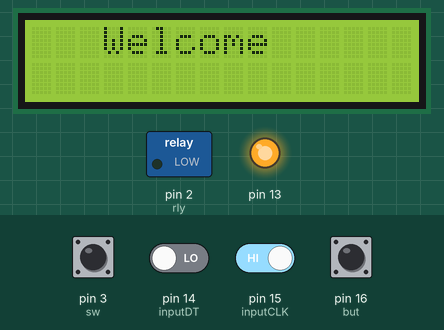
A sketch run on a simulated Arduino Uno, built with avr-gcc and run on an emulated ATmega328P. On the bench: 16×2 character LCD, switched loads named in the sketch (green lamp = pin HIGH), output pins drawn as LEDs (lit = HIGH). The test bench sets the inputs (shaded band); at power-on: pin 3 (sw), pin 15 (inputCLK), pin 16 (but) HIGH, pin 14 (inputDT) LOW. What the sketch prints to the serial monitor is not drawn.

Above: at 1.6 s.
At 3.1 s:
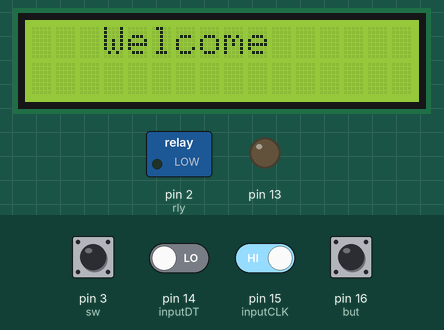
At 7.2 s:
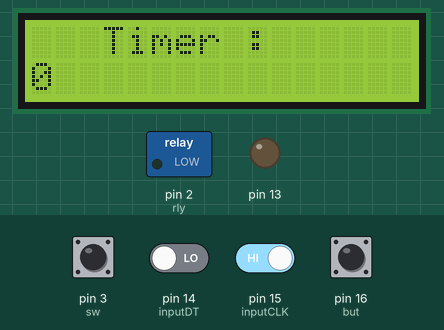
7.3 s: pin 16 (but) pulled LOW for 0.15 s
8.9 s: pin 14 (inputDT) driven HIGH and pin 16 (but) driven LOW
11.9 s: pin 3 (sw) pulled LOW for 0.15 s
15.0 s: pin 15 (inputCLK) driven LOW
18.0 s: pin 3 (sw) pulled LOW for 1 s
22.0 s: pin 15 (inputCLK) driven HIGH
Timing chart, 0 to 25.0 s (numbered marks = the images above; inputs shaded):
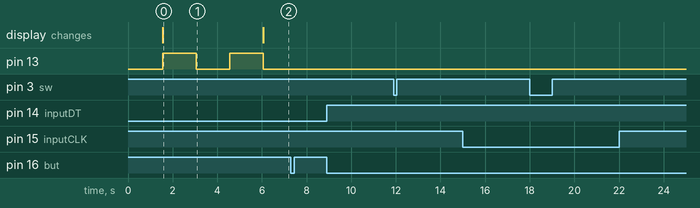

Measured:
- after the input at 7.3 s, every drawn part: stays the same
- after the input at 8.9 s, every drawn part: stays the same
- after the input at 11.9 s, every drawn part: stays the same
- after the input at 15.0 s, every drawn part: stays the same
- after the input at 18.0 s, every drawn part: stays the same
- after the input at 22.0 s, every drawn part: stays the same
- what the display in image 0 shows lasts 4.5 s, from 1.6 s to 6.1 s

The sketch:

UVsec1.ino
```cpp
#include <LiquidCrystal.h>

// initialize the library by associating any needed LCD interface pin
// with the arduino pin number it is connected to
const int rs = 5, en1 = 6, d4 = 7, d5 = 8, d6 = 9, d7 = 10;
#define inputCLK 15
#define inputDT 14
#define but 16
#define sw 3
LiquidCrystal lcd(rs, en1, d4, d5, d6, d7);
uint8_t ss = 0, en = 0;
uint32_t lastTime;
uint16_t tim = 0, counter = 0;
uint8_t rly = 2;
int currentStateCLK;
int previousStateCLK;
void setup()
{
  _delay_ms(1500);
  Serial.begin(9600);
  lcd.begin(16, 2);
  pinMode(rly, OUTPUT);
  digitalWrite(rly, LOW);
  pinMode(inputCLK, INPUT);
  pinMode(inputDT, INPUT);
  pinMode(sw, INPUT_PULLUP);
  pinMode(but, INPUT_PULLUP);
  pinMode(13, OUTPUT);
  // put your setup code here, to run once:
  Serial.println("Jash ");
  lcd.print("   Welcome ");
  digitalWrite(13, HIGH);
  _delay_ms(1500);
  digitalWrite(13, LOW);
  _delay_ms(1500);
   digitalWrite(13, HIGH);
  _delay_ms(1500);
  digitalWrite(13, LOW);
  lastTime = millis();
}

void loop() {
  currentStateCLK = digitalRead(inputCLK);

  // If the previous and the current state of the inputCLK are different then a pulse has occured
  if (currentStateCLK != previousStateCLK && en == 0) {

    // If the inputDT state is different than the inputCLK state then
    // the encoder is rotating counterclockwise
    if (digitalRead(inputDT) != currentStateCLK)
    {
      lcd.clear();
      if (tim != 0)
      {
        counter--;
        tim = counter / 2;
        // tim = counter / 6;
        //tim--;
      }
    }
    else
    {
      // Encoder is rotating clockwi
      counter ++;
      tim = counter / 2;
      //
      //tim = counter;
    }
    //
    lcd.setCursor(0, 0);
    lcd.print("   Timer :");
    lcd.setCursor(0, 1);
    lcd.print(tim);
    Serial.print(" -- Value: ");
    Serial.println(tim);
  }
  // Update previousStateCLK with the current state
  previousStateCLK = currentStateCLK;
  //  if (Serial.available() > 0 | digitalRead(but) == LOW &&en==0)
  //  {
  if (digitalRead(but) == LOW && en == 0)
  {
    Serial.println("In input ");
    // tim = (Serial.readStringUntil('\n')).toInt();
    if (tim != 0)
    {
      Serial.print("Timer set for ");
      Serial.print("\t");
      Serial.print(tim);
      Serial.print("  seconds");
      Serial.println();
      en = 1;
      //delay(2000);
      lastTime = millis();
      digitalWrite(rly, HIGH);
    }
  }
  if (digitalRead(sw) == HIGH)
  {
    //Serial.println("HIGH");
    ss = 1;
  }
  if (digitalRead(sw) == LOW)
  {
    while (digitalRead(sw) == LOW)
    {
      digitalWrite(13, LOW);
      digitalWrite(rly, LOW);
      //Serial.println("Paused ");
      delay(100);
    }
    lastTime = millis();
    //tim++;
  }
  //Serial.println(en);
  // put your main code here, to run repeatedly:
  if (ss == 1 && en == 1)
  {
    digitalWrite(13, HIGH);
    if ((millis() - lastTime >= 1000) && ss == 1)
    {
      lcd.clear();
      _delay_ms(5);
      tim--;
      lastTime += 1000;
      //tim -= ( millis() - lastTime );
      lcd.setCursor(0, 0);
      lcd.print("  Time Left :");
      lcd.setCursor(0, 1);
      lcd.print(tim);
      digitalWrite(rly, HIGH);
      Serial.println(tim);
      if (tim == 0)
      {
        lcd.clear();
        en = 0;
        digitalWrite(rly, LOW);
        digitalWrite(13, LOW);
        counter = 0;
        lcd.setCursor(0, 0);
        lcd.print("Timer End");

        Serial.println("Timer End");
        _delay_ms(2500);
        lcd.clear();
        lcd.setCursor(0, 0);
        lcd.print("   Timer :");


      }
    }
  }
  //lastTime = millis();
}
```
